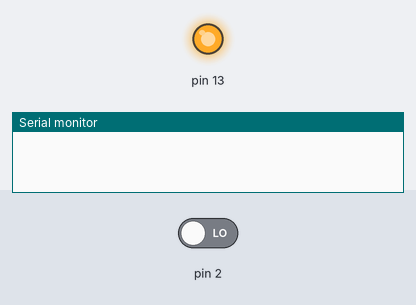
Bench run of a sketch on a simulated Arduino Uno, built with avr-gcc and run on an emulated ATmega328P. Shown: output pins drawn as LEDs (lit = HIGH), the last lines printed to the serial monitor. The test bench sets the inputs (shaded band); at power-on: pin 2 LOW.

Above: at 1.2 s.
1.3 s: pin 2 driven HIGH
At 1.7 s:
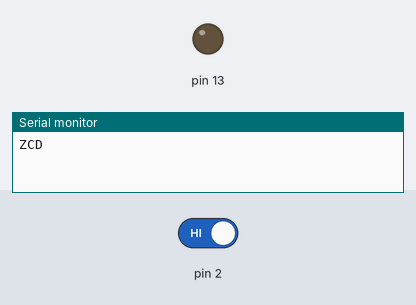
Timing chart, 0 to 4.3 s (numbered marks = the images above; inputs shaded):
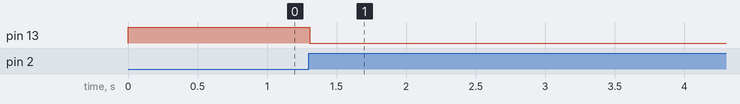

Measured:
- after the input at 1.3 s, pin 13: HIGH → LOW at once

The sketch:

teste.ino
```cpp
void setup() {
  // put your setup code here, to run once:
  pinMode(13, OUTPUT);
  Serial.begin(9600);
  attachInterrupt(0, zero_cross_detect, RISING); // Attach an Interrupt to Pin 2 (Interrupt 0) for Zero Cross Detection
}

void loop() {
  // put your main code here, to run repeatedly:
digitalWrite(13, HIGH);
delay(10000);
digitalWrite(13, LOW);
delay(10000);
}

void zero_cross_detect()
{
Serial.println("ZCD");
digitalWrite(13, HIGH);
delay(1000);
digitalWrite(13, LOW);
delay(100);
}
```
